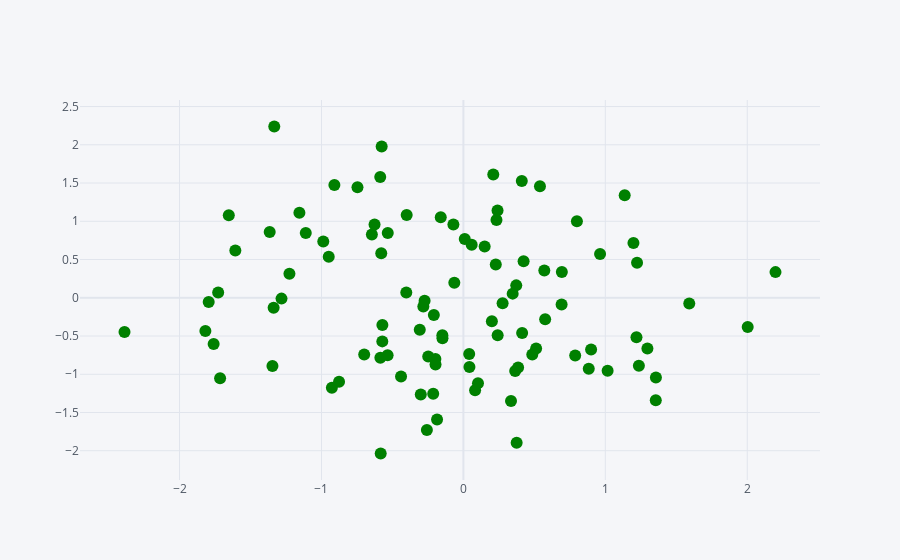

Notebook source saved alongside this figure:
### Code cell
df.iplot(kind='scatter',x='A',y='B', mode='markers', color='green')
